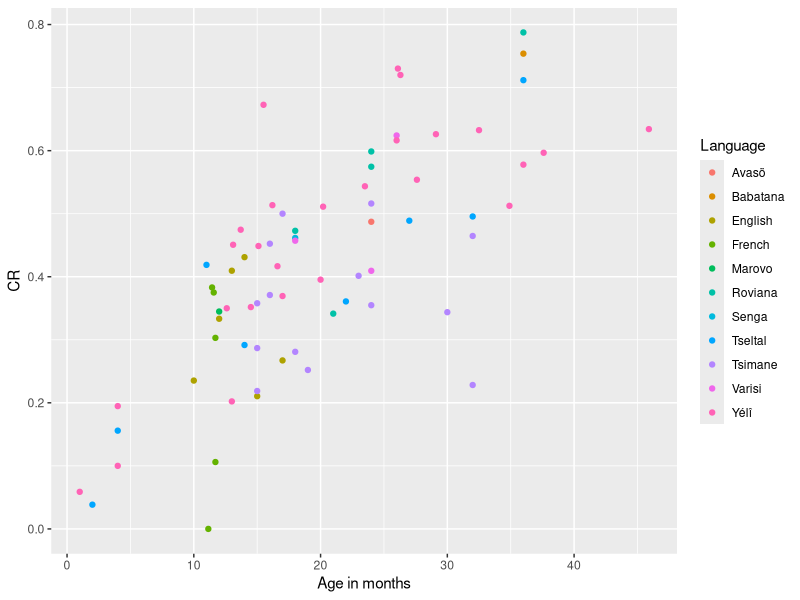
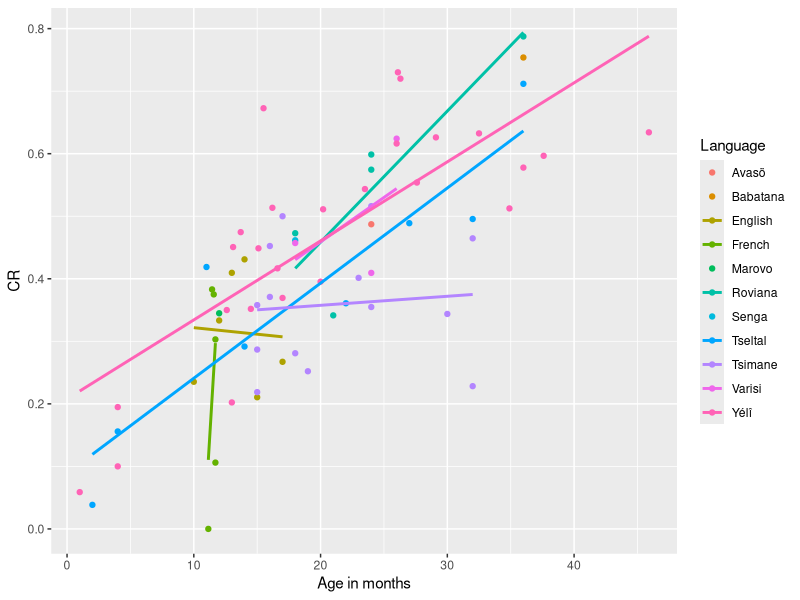

Generate these figures, in order, with R:
library(tidyverse)
all_data <- read_delim("./Data/CR_alldata.csv", delim=';',col_types = cols(.default = "c"))
library(ggplot2)

data.sub <- subset(all_data, corpus != "Warlaumont" & corpus != "Cychosz" & `Age in months`<=50)
data.sub$CR=as.numeric(data.sub$CR)
data.sub$`Age in months`=as.numeric(data.sub$`Age in months`)

ggplot(data.sub, aes(x=`Age in months`, y=CR, color=Language)) +
  geom_point()

# Add regression lines
ggplot(data.sub, aes(x=`Age in months`, y=CR, color=Language)) +
  geom_point() + 
  geom_smooth(method=lm,se=FALSE)

